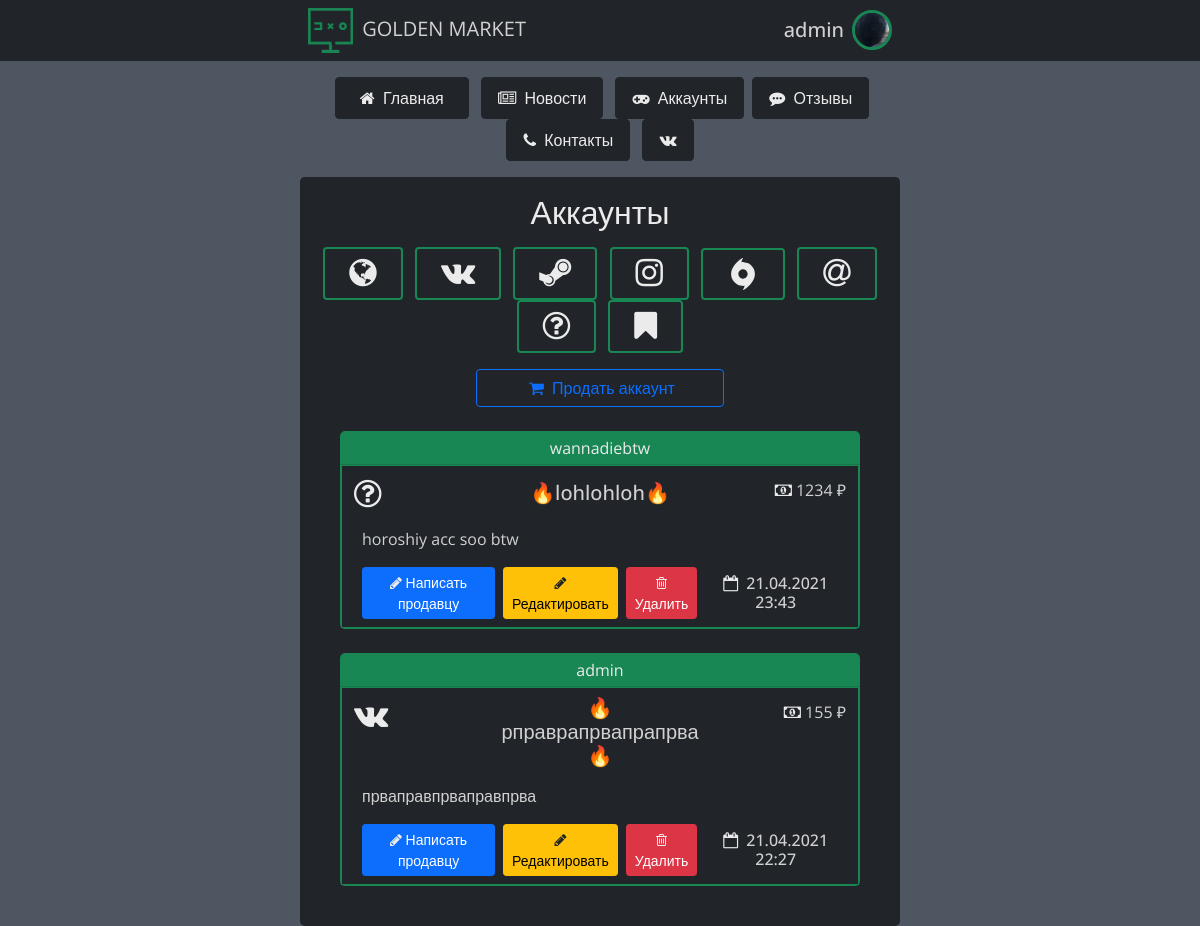
Before: /market (signed in) with the older database file.
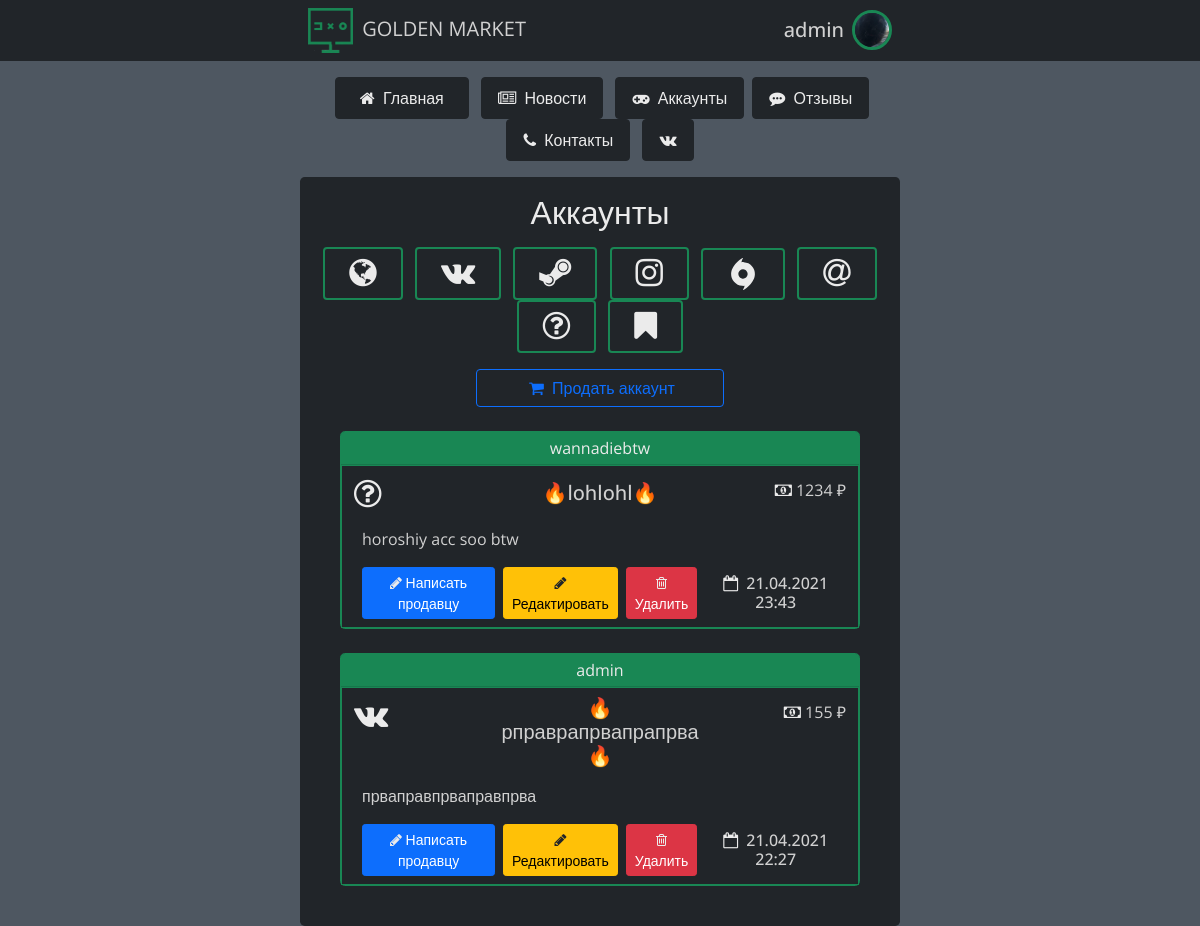
After: the same page with the newer database file.
### data/users.py (models this page shows, shortened)
class User(SqlAlchemyBase, UserMixin):  # таблица пользователей
    __tablename__ = 'users'
    id = sqlalchemy.Column(sqlalchemy.Integer,
                           primary_key=True, autoincrement=True)
    name = sqlalchemy.Column(sqlalchemy.String, nullable=True)
    email = sqlalchemy.Column(sqlalchemy.String,
                              index=True, unique=True, nullable=True)
    photo = sqlalchemy.Column(sqlalchemy.String,
                              index=True, unique=False, nullable=True, default='-')
    is_photo = sqlalchemy.Column(sqlalchemy.Boolean,
                                 index=True, unique=False, nullable=True, default=0)
    hashed_password = sqlalchemy.Column(sqlalchemy.String, nullable=True)
    created_date = sqlalchemy.Column(sqlalchemy.DateTime,
                                     default=datetime.datetime.now)
    news = orm.relation("News", back_populates='user')
    accounts = orm.relation("Accounts", back_populates='user')

### data/accounts.py (models this page shows)
class Accounts(SqlAlchemyBase, UserMixin):  # таблица аккаунтов
    __tablename__ = 'accounts'
    id = sqlalchemy.Column(sqlalchemy.Integer, primary_key=True, autoincrement=True, unique=True)
    created_date = sqlalchemy.Column(sqlalchemy.DateTime,
                                     default=datetime.datetime.now)
    title = sqlalchemy.Column(sqlalchemy.String)
    type = sqlalchemy.Column(sqlalchemy.String)
    price = sqlalchemy.Column(sqlalchemy.String)
    count = sqlalchemy.Column(sqlalchemy.Integer)
    link = sqlalchemy.Column(sqlalchemy.String)
    user_name = sqlalchemy.Column(sqlalchemy.String)
    about_acc = sqlalchemy.Column(sqlalchemy.String)
    user_id = sqlalchemy.Column(sqlalchemy.Integer,
                                sqlalchemy.ForeignKey("users.id"))
    user = orm.relation('User')

### main.py (the view)
@app.route('/market', methods=['POST', 'GET'])  # страница маркета
def market():
    session = db_session.create_session()
    account_session = session.query(accounts.Accounts).all()
    account_dict = {}  # словарь аккаунтов
    for account in account_session[::-1]:
        account_dict[account.title] = [account.price, 1, account.link,
                                       account.user_name, account.type.lower(), account.id,
                                       str(account.created_date).split()[0].split('-'),
                                       account.about_acc,
                                       str(account.created_date).split()[1].split('.')[0].split(
                                           ':')]
    if current_user.is_authenticated:
        return render_template('market.html', name=current_user.name,
                               photo='/'.join(current_user.photo.split('/')[1:]),
                               account_dict=account_dict,
                               is_photo=current_user.is_photo, title='Аккануты', ADMINS=ADMINS)
    return render_template('market.html', account_dict=account_dict, title='Аккануты')

### data/db_session.py (called while the page is built)
def create_session() -> Session:
    global __factory
    return __factory()

### main.py (called while the page is built)
@login_manager.user_loader  # функция загрузки пользователя
def load_user(user_id):
    db_sess = db_session.create_session()
    return db_sess.query(User).get(user_id)

### templates/market.html (shortened to what this page needs)
{% extends "base.html" %}
{% block content %}
<div class="container w-50 bg-dark rounded-3 mt-3 p-3 text-center">
    <h2 class="mb-3 simple-btn">Аккаунты</h2>
    <div>
        <a href="/market" class="mx-1">
            <button class="simple-btn btn btn-dark px-4 py-2 border-2 border-success">
                <i class="fa fa-globe fa-2x simple-btn" aria-hidden="true"></i>
            </button>
        </a>
        <a href="/market/vk" class="mx-1">
            <button class="simple-btn btn btn-dark px-4 py-2 border-2 border-success">
                <i class="fa fa-vk fa-2x simple-btn" aria-hidden="true"></i>
            </button>
        </a>
        <a href="/market/steam" class="mx-1">
            <button class="simple-btn btn btn-dark px-4 py-2 border-2 border-success">
                <i class="fa fa-steam fa-2x simple-btn" aria-hidden="true"></i>
            </button>
        </a>
        <a href="/market/instagram" class="mx-1">
            <button class="simple-btn btn btn-dark px-4 py-2 border-2 border-success">
                <i class="fa fa-instagram fa-2x simple-btn" aria-hidden="true"></i>
            </button>
        </a>
        <a href="/market/origin" class="mx-1">
            <button class="simple-btn btn btn-dark px-4 py-2 border-2 border-success">
            </button>
        </a>
        <a href="/market/mail" class="mx-1">
            <button class="simple-btn btn btn-dark px-4 py-2 border-2 border-success">
                <i class="fa fa-at fa-2x simple-btn" aria-hidden="true"></i>
            </button>
        </a>
        <a href="/market/other" class="mx-1">
            <button class="simple-btn btn btn-dark px-4 py-2 border-2 border-success">
                <i class="fa fa-question-circle-o fa-2x simple-btn" aria-hidden="true"></i>
            </button>
        </a>
        {% if current_user.is_authenticated %}
            <a href="/market/my" class="mx-1">
                <button class="simple-btn btn btn-dark px-4 py-2 border-2 border-success">
                    <i class="fa fa-bookmark fa-2x simple-btn" aria-hidden="true"></i>
                </button>
            </a>
        {% endif %}
    </div>
    {% if current_user.is_authenticated %}
    <div class="container text-center bg-dark mx-auto m-3">
        <a href="/add_acc">
            <button type="button" class="btn btn-outline-primary mx-2 px-5">
                <i class="fa fa-shopping-cart fa-1x my-auto text-primary m-1"
                   aria-hidden="true"></i> Продать аккаунт
            </button>
        </a>
    </div>
    {% endif %}
    {% if account_dict %}
    {% for account in account_dict %}
    <div class="card text-center m-4 bg-dark rounded-3 border-success">
        <div class="card-header bg-success p-1 simple-btn">
            {{ account_dict[account][3] }}
        </div>
        <div class="card-body border border-success p-2">
            <div class="container">
                <div class="row">
                    <div class="col text-start p-0 ms-1 mt-1">
                        {% if account_dict[account][4] == 'origin' %}
                        <svg xmlns="http://www.w3.org/2000/svg" width="32" height="32" style="">
                            <rect id="backgroundrect" width="100%" height="100%" x="0" y="0"
                                  fill="none" stroke="none"/>
                            <g class="currentLayer" style=""><title>Layer 1</title>
                                <path d="M16.786 4.146c1.583 0.094 3.135 0.51 4.552 1.224 1.375 0.688 2.599 1.635 3.609 2.792 1 1.156 1.76 2.474 2.286 3.953 0.521 1.479 0.729 3.036 0.62 4.672-0.047 0.844-0.182 1.667-0.406 2.464-0.224 0.781-0.526 1.542-0.901 2.271-0.583 1.13-1.24 2.198-1.958 3.214-0.719 1.010-1.5 1.953-2.349 2.823-0.854 0.87-1.755 1.672-2.714 2.406-0.958 0.724-1.958 1.38-3.005 1.969l-0.047 0.036c-0.047 0.021-0.094 0.036-0.146 0.031-0.083-0.021-0.156-0.068-0.214-0.13-0.052-0.068-0.083-0.151-0.083-0.229 0-0.042 0.005-0.078 0.016-0.115 0.016-0.031 0.031-0.057 0.052-0.083 0.37-0.526 0.672-1.073 0.917-1.646 0.24-0.578 0.401-1.182 0.49-1.813 0-0.042-0.021-0.083-0.052-0.115-0.026-0.031-0.073-0.052-0.115-0.052-0.349 0.047-0.703 0.073-1.057 0.083-0.354 0.016-0.708 0-1.063-0.047-1.583-0.094-3.135-0.516-4.557-1.224-1.375-0.688-2.599-1.635-3.609-2.792-1.005-1.161-1.781-2.5-2.286-3.953-0.521-1.5-0.734-3.083-0.62-4.672 0.047-0.844 0.182-1.667 0.411-2.464s0.526-1.536 0.901-2.24c0.583-1.151 1.24-2.234 1.958-3.245s1.5-1.953 2.344-2.828c0.854-0.865 1.755-1.667 2.714-2.396s1.958-1.385 3.005-1.974l0.047-0.031c0.047-0.026 0.094-0.036 0.146-0.036 0.089 0.021 0.161 0.068 0.214 0.13 0.057 0.068 0.083 0.141 0.083 0.234 0 0.036-0.005 0.073-0.016 0.109-0.010 0.031-0.031 0.057-0.052 0.083-0.365 0.516-0.672 1.068-0.917 1.651-0.24 0.578-0.396 1.177-0.484 1.807 0 0.047 0.016 0.083 0.047 0.115s0.073 0.052 0.115 0.052c0.349-0.047 0.703-0.073 1.057-0.083 0.365-0.010 0.714 0.005 1.068 0.047zM15.708 20.635c1.229 0.104 2.448-0.307 3.359-1.141 0.964-0.849 1.479-1.917 1.568-3.198 0.104-1.24-0.307-2.464-1.141-3.38-0.802-0.943-1.964-1.51-3.198-1.552-1.234-0.104-2.458 0.313-3.38 1.141-0.943 0.802-1.51 1.964-1.552 3.203-0.104 1.234 0.307 2.453 1.13 3.38 0.833 0.964 1.906 1.484 3.214 1.547z"
                                      id="svg_1" class="" fill-opacity="1" fill="#ebebeb"/>
                            </g>
                        </svg>
                        {% elif account_dict[account][4] == 'mail' %}
                        <i class="fa fa-at fa-2x simple-btn me-1" aria-hidden="true"></i>
                        {% elif account_dict[account][4] == 'other' %}
                        <i class="fa fa-question-circle-o fa-2x simple-btn me-1" aria-hidden="true"></i>
                        {% else %}
                        <i class="fa fa-{{ account_dict[account][4] }} fa-2x simple-btn"
                           aria-hidden="true"></i>
                        {% endif %}
                    </div>
                    <h5 class="col p-0 card-title my-auto">
                        🔥{{ account }}🔥
                    </h5>
                    <div class="col text-end p-0 me-1 mt-1">
                        <i class="fa fa-money fa-1x simple-btn" aria-hidden="true"></i> {{
                        account_dict[account][0] }} ₽
                    </div>
                </div>
                <div class="card-text my-3 text-start">{{ account_dict[account][7] }}</div>
                <div class="container d-flex p-0">
                    <a href="{{ account_dict[account][2] }}" target="_blank" class="me-2">
                        <button class="btn btn-sm btn-primary" type="button">
                            <i class="fa fa-pencil fa-1x simple-btn" aria-hidden="true"></i>
                            Написать продавцу
                        </button>
                    </a>
                    {% if current_user.id in ADMINS or is_my %}
                    <a href="/edit_acc/{{ account_dict[account][5] }}" class="me-2">
                        <button class="btn btn-sm btn-warning" type="button">
                            <i class="fa fa-pencil fa-1x text-dark" aria-hidden="true"></i>
                            Редактировать
                        </button>
                    </a>
                    <a href="/delete_acc/{{ account_dict[account][5] }}" class="me-2">
                        <button class="btn btn-sm btn-danger" type="button">
                            <i class="fa fa-trash-o fa-1x simple-btn" aria-hidden="true"></i>
                            Удалить
                        </button>
                    </a>
                    {% endif %}
                    <h6 class="my-auto ms-2">
                        <i class="fa fa-calendar-o fa-1x simple-btn me-1" aria-hidden="true"></i>
                        {{ account_dict[account][6][2] }}.{{ account_dict[account][6][1] }}.{{
                        account_dict[account][6][0] }} {{ account_dict[account][8][0] }}:{{
                        account_dict[account][8][1] }}
                    </h6>
                </div>
            </div>
        </div>
    </div>
    {% endfor %}
    {% else %}
    <h4 class="my-5">Здесь пока пусто, приходи завтра</h4>
    {% endif%}
</div>
{% endblock %}

### templates/base.html (shortened to what this page needs)
<!DOCTYPE html>
<html lang="en" style="">
<head>
    <link href="https://cdn.jsdelivr.net/npm/bootstrap@5.0.0-beta3/dist/css/bootstrap.min.css"
          rel="stylesheet"
>
    <link rel="stylesheet"
          href="https://maxcdn.bootstrapcdn.com/font-awesome/4.7.0/css/font-awesome.min.css">
    <link rel="stylesheet" href="{{ url_for('static', filename='css/style.css') }}"
          type="text/css">
</head>
<body class="container-fluid p-0">
<header class="container-fluid bg-dark p-0 m-0">
    <nav class="navbar navbar-white bg-dark p-0 m-0 w-50 mx-auto">
        <div class="navbar-brand text-center m-2 p-0">
            <a href="/">
                <img src="{{ url_for('static', filename='img/site-logo.png') }}"
                     class="me-1" width="45" height="45">
            </a>
            GOLDEN MARKET
        </div>
        {% if current_user.is_authenticated %}
        <div class="dropdown d-flex m-2 p-0">
            <h5 class="dropdown my-auto mx-2" id="dropdownMenuLabel"
                data-toggle="dropdown"
                aria-haspopup="true" aria-expanded="false">{{ current_user.name }}</h5>
            <button class="dropdown bg-dark border-0 p-0" type="button" id="dropdownMenuButton"
                    data-toggle="dropdown"
                    aria-haspopup="true" aria-expanded="false">
                {% if is_photo %}
                <img src="{{ url_for('static', filename=photo) }}" width="40" height="40"
                     class="rounded-circle border border-3 border-success">
                {% endif %}
            </button>
        </div>
        {% endif %}
    </nav>
</header>
<main>
    <div class="container-fluid w-50 mt-3 p-0 text-center rounded-3">
        <a href="/" class="mx-1">
            <button class="simple-btn btn btn-dark px-4 py-2">
                <i class="fa fa-home fa-1x simple-btn me-1" aria-hidden="true"></i> Главная
            </button>
        </a>
        <a href="/news" class="mx-1">
            <button class="simple-btn btn btn-dark px-3 py-2">
                <i class="fa fa-newspaper-o fa-1x simple-btn me-1" aria-hidden="true"></i> Новости
            </button>
        </a>
        <a href="/market" class="mx-1">
            <button class="simple-btn btn btn-dark px-3 py-2">
                <i class="fa fa-gamepad fa-1x simple-btn me-1" aria-hidden="true"></i> Аккаунты
            </button>
        </a>
        <a class="mx-auto" href="/reviews">
            <button class="simple-btn btn btn-dark px-3 py-2">
                <i class="fa fa-commenting fa-1x simple-btn me-1" aria-hidden="true"></i> Отзывы
            </button>
        </a>
        <a href="/contacts" class="mx-1">
            <button class="simple-btn btn btn-dark px-3 py-2">
                <i class="fa fa-phone fa-1x simple-btn me-1" aria-hidden="true"></i> Контакты
            </button>
        </a>
        <a href="https://vk.com/public203487503" class="mx-1" target="_blank">
            <button class="btn btn-dark px-3 py-2">
                <i class="fa fa-vk w-100 simple-btn" aria-hidden="true"></i>
            </button>
        </a>
    </div>
    {% block content %}
    {% endblock %}
</main>
</body>
</html>

### templates/base.html (style rules this page uses)
* { font-family: 'Open Sans', sans-serif; color: #d1d1d1; }
body { background-color: #4e5761; }
.simple-btn { color: #ebebeb !important; }
.text-dark { color: #212529 !important; }
a { text-decoration: none !important; border: none !important; }
img { max-width:100%; height: 100%; }

Changed rows visible on the page:
changed Accounts "wannadiebtw": title "lohlohloh" → "lohlohl"
